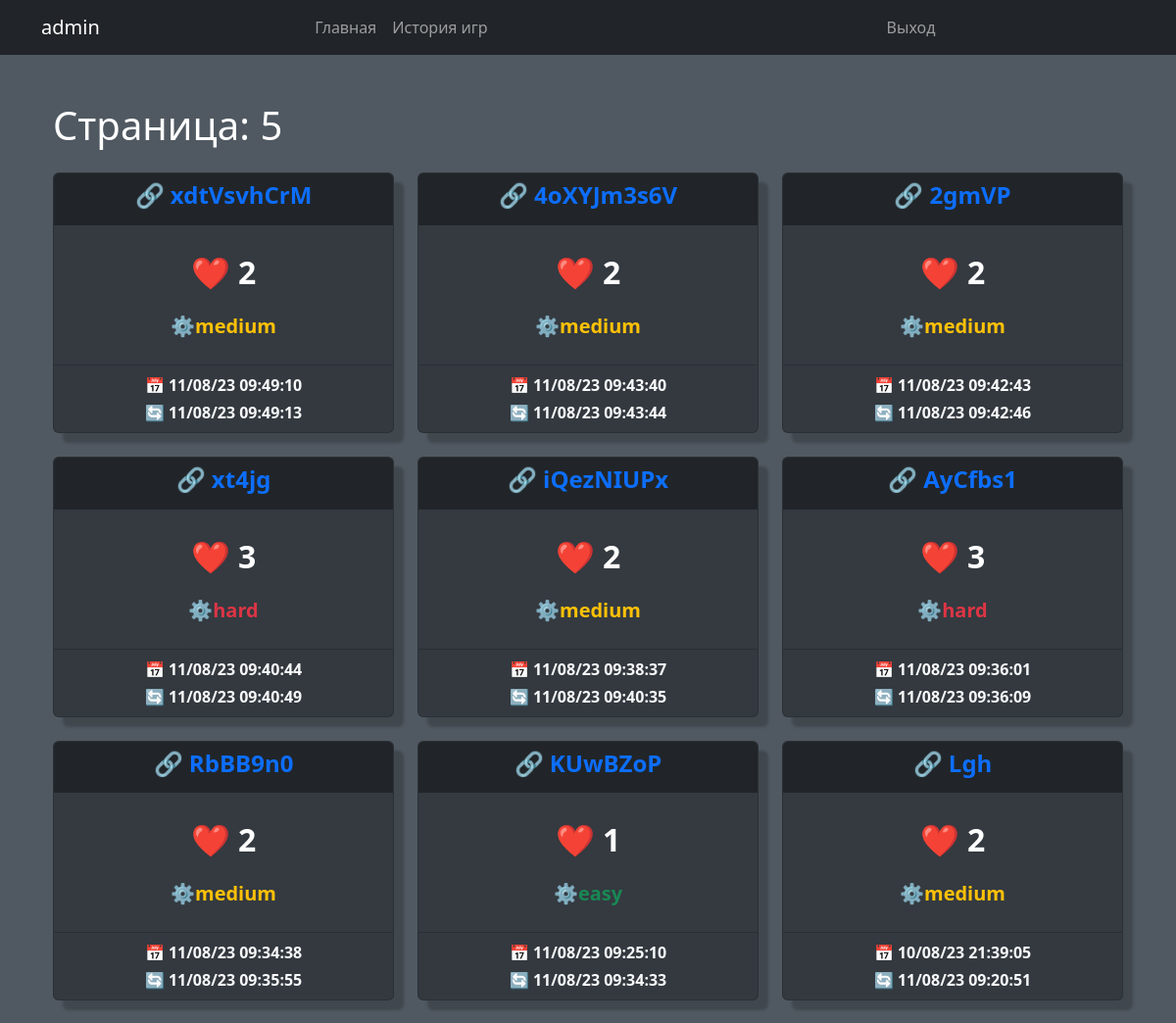
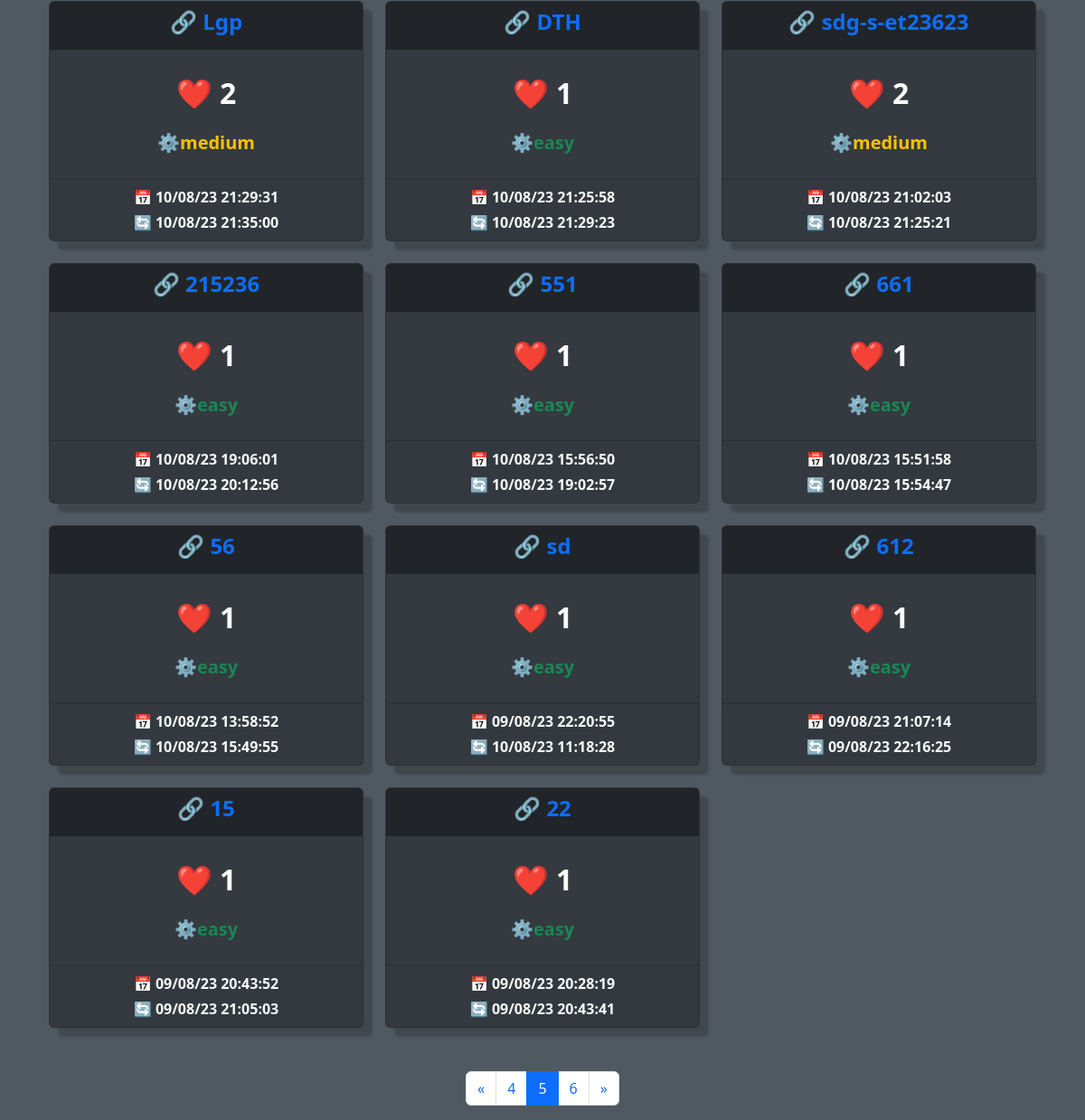
The page /history/?page=5 (signed in) on the database its author committed (2 pictures, top to bottom).
### game/models.py (models this page shows, shortened)
class GameRoom(models.Model):
    link         = models.CharField(max_length=25)
    is_open      = models.BooleanField(default=True)
    status       = models.CharField(max_length=1, choices=STATUS_CHOICES)
    created_at   = models.DateTimeField(auto_now_add=True)
    updated_at   = models.DateTimeField(auto_now=True, blank=True, null=True)
    difficulty   = models.CharField(max_length=6, choices=DIFFICULTY_CHOICES, default='easy')
    lives        = models.PositiveIntegerField(default=1)
    board        = models.JSONField()
    game_state   = models.JSONField()
    cells_remain = models.PositiveIntegerField(default=1)
    def get_absolute_url(self):
        return reverse('game_detail', args=[self.link, ])
    class Meta:
        ordering = ['-created_at', ]

### game/views.py (the view)
# urls.py: path('history/', game_history, name='game_history'),
def game_history(request):
    user_key = request.user.username or request.session.get('user_key')
    user_games = None
    if user_key:
        user_games = GameRoom.objects.filter(members__user=user_key).prefetch_related('members')
    paginator = Paginator(user_games, 20)
    page = request.GET.get('page')
    try:
        games = paginator.page(page)
    except PageNotAnInteger:
        games = paginator.page(1)
    except EmptyPage:
        games = paginator.page(paginator.num_pages)
    return render(request, 'history.html', {'games': games})

### game/templates/history.html (shortened to what this page needs)
{% extends 'base.html' %}
{% block content %}
<div class="container">
    <h1>Страница: {{ games.number }}</h1>
    <div class="row mt-4">
        {% for el in games %}
        <div class="col-md-4 mb-4">
            <div class="card">
                <div class="card-header">
                    <h5 class="card-title fw-bold"><a href="{{el.get_absolute_url}}" class="d-block text-center text-decoration-none"><span class="icon">🔗</span> {{ el.link|truncatechars:30 }}</a></h5>
                </div>
                <div class="card-body">
                    <div class="d-flex justify-content-between mb-3">
                        <p class="card-text fs-2 text-center w-100 fw-bold"><span class="icon">❤️</span> {{ el.lives }}</p>
                    </div>
                    <p class="card-text
                        {% if el.difficulty == 'hard' %}
                            text-danger
                        {% elif el.difficulty == 'medium' %}
                            text-warning
                        {% else %}
                            text-success
                        {% endif %}
                     text-center fs-5 fw-bold"><span class="icon">⚙️</span>{{ el.difficulty }}</p>
                </div>
                <div class="card-footer text-light text-right text-center">
                    <p class="card-text fw-bold"><span class="icon">📅</span> {{ el.created_at|date:"d/m/y H:i:s" }}</p>
                    <p class="card-text fw-bold"><span class="icon">🔄</span> {{ el.updated_at|date:"d/m/y H:i:s" }}</p>
                </div>
            </div>
        </div>
        {% empty %}
        <p class="col-md-12">Нет игр</p>
        {% endfor %}
    </div>
    <div class="row mt-4">
        <div class="col-md-12 d-flex justify-content-center">
            <ul class="pagination">
                {% if games.has_previous %}
                <li class="page-item"><a class="page-link" href="?page=1">&laquo;</a></li>
                <li class="page-item"><a class="page-link" href="?page={{ games.previous_page_number }}">{{ games.previous_page_number }}</a></li>
                {% endif %}
                <li class="page-item active"><span class="page-link">{{ games.number }}</span></li>
                {% if games.has_next %}
                <li class="page-item"><a class="page-link" href="?page={{ games.next_page_number }}">{{ games.next_page_number }}</a></li>
                <li class="page-item"><a class="page-link" href="?page={{ games.paginator.num_pages }}">&raquo;</a></li>
                {% endif %}
            </ul>
        </div>
    </div>
</div>
{% endblock %}

### game/templates/navbar.html (shortened to what this page needs)
<nav class="navbar navbar-expand-lg navbar-dark">
    <div class="container">
        {% if request.user.is_authenticated %}
            <a class="navbar-brand user-select-none">{{request.user.username}}</a>
        {% else %}
            <a class="navbar-brand user-select-none">Minesweeper</a>
        {% endif %}
        <div class="collapse navbar-collapse" id="navbarNav">
            <ul class="navbar-nav mx-auto">
                <li class="nav-item">
                    <a class="nav-link" href="{% url 'main_page' %}">Главная</a>
                </li>
                <li class="nav-item">
                    <a class="nav-link" href="{% url 'game_history' %}">История игр</a>
                </li>
            </ul>
            <ul class="navbar-nav mx-auto">
                {% if request.user.is_authenticated %}
                    <li class="nav-item">
                        <a class="nav-link" href="#">Выход</a>
                    </li>
                {% endif %}
            </ul>
        </div>
    </div>
</nav>

### game/templates/base.html (style rules this page uses)
body { background-color: #343a40; color: #fff; }
.navbar { background-color: #212529; }

### game/templates/history.html (style rules this page uses)
body { background-color: #505961; }
.card { background-color: #343a40; color: white; box-shadow: 10px 10px 3px rgba(0, 0, 0, 0.2); }
.card-title { font-size: 1.5rem; margin-bottom: 0.5rem; }
.card-text { font-size: 1rem; margin-bottom: 0.25rem; }
.card-header { background-color: #212529; border-bottom: none; }
.card-body { padding: 1.5rem; }
.mt-4 { margin-top: 2rem; }

### rows shown on the page
GameRoom: link "xdtVsvhCrM", lives "2", difficulty "medium", created_at "11/08/23 09:49:10", updated_at "11/08/23 09:49:13"
GameRoom: link "4oXYJm3s6V", lives "2", difficulty "medium", created_at "11/08/23 09:43:40", updated_at "11/08/23 09:43:44"
GameRoom: link "2gmVP", lives "2", difficulty "medium", created_at "11/08/23 09:42:43", updated_at "11/08/23 09:42:46"
GameRoom: link "xt4jg", lives "3", difficulty "hard", created_at "11/08/23 09:40:44", updated_at "11/08/23 09:40:49"
GameRoom: link "iQezNIUPx", lives "2", difficulty "medium", created_at "11/08/23 09:38:37", updated_at "11/08/23 09:40:35"
GameRoom: link "AyCfbs1", lives "3", difficulty "hard", created_at "11/08/23 09:36:01", updated_at "11/08/23 09:36:09"
GameRoom: link "RbBB9n0", lives "2", difficulty "medium", created_at "11/08/23 09:34:38", updated_at "11/08/23 09:35:55"
GameRoom: link "KUwBZoP", lives "1", difficulty "easy", created_at "11/08/23 09:25:10", updated_at "11/08/23 09:34:33"
GameRoom: link "Lgh", lives "2", difficulty "medium", created_at "10/08/23 21:39:05", updated_at "11/08/23 09:20:51"
GameRoom: link "Lgp", lives "2", difficulty "medium", created_at "10/08/23 21:29:31", updated_at "10/08/23 21:35:00"
GameRoom: link "DTH", lives "1", difficulty "easy", created_at "10/08/23 21:25:58", updated_at "10/08/23 21:29:23"
GameRoom: link "sdg-s-et23623", lives "2", difficulty "medium", created_at "10/08/23 21:02:03", updated_at "10/08/23 21:25:21"
GameRoom: link "215236", lives "1", difficulty "easy", created_at "10/08/23 19:06:01", updated_at "10/08/23 20:12:56"
GameRoom: link "551", lives "1", difficulty "easy", created_at "10/08/23 15:56:50", updated_at "10/08/23 19:02:57"
GameRoom: link "661", lives "1", difficulty "easy", created_at "10/08/23 15:51:58", updated_at "10/08/23 15:54:47"
GameRoom: link "56", lives "1", difficulty "easy", created_at "10/08/23 13:58:52", updated_at "10/08/23 15:49:55"
GameRoom: link "sd", lives "1", difficulty "easy", created_at "09/08/23 22:20:55", updated_at "10/08/23 11:18:28"
GameRoom: link "612", lives "1", difficulty "easy", created_at "09/08/23 21:07:14", updated_at "09/08/23 22:16:25"
GameRoom: link "15", lives "1", difficulty "easy", created_at "09/08/23 20:43:52", updated_at "09/08/23 21:05:03"
GameRoom: link "22", lives "1", difficulty "easy", created_at "09/08/23 20:28:19", updated_at "09/08/23 20:43:41"

### other values the page prints
{{ request.user.username }} "admin"
{{ games.number }} "5"
{{ games.previous_page_number }} "4"
{{ games.next_page_number }} "6"
